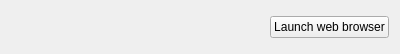
<?xml version="1.0" encoding="UTF-8"?>
<ui version="4.0">
 <class>WebURL</class>
 <widget class="QWidget" name="WebURL">
  <property name="geometry">
   <rect>
    <x>0</x>
    <y>0</y>
    <width>400</width>
    <height>50</height>
   </rect>
  </property>
  <property name="windowTitle">
   <string>Form</string>
  </property>
  <layout class="QHBoxLayout" name="horizontalLayout">
   <item>
    <widget class="QLabel" name="Img">
     <property name="sizePolicy">
      <sizepolicy hsizetype="Fixed" vsizetype="Fixed">
       <horstretch>0</horstretch>
       <verstretch>0</verstretch>
      </sizepolicy>
     </property>
     <property name="minimumSize">
      <size>
       <width>32</width>
       <height>32</height>
      </size>
     </property>
     <property name="maximumSize">
      <size>
       <width>32</width>
       <height>32</height>
      </size>
     </property>
     <property name="text">
      <string/>
     </property>
     <property name="scaledContents">
      <bool>true</bool>
     </property>
    </widget>
   </item>
   <item>
    <widget class="QLabel" name="URLLabel">
     <property name="font">
      <font>
       <underline>true</underline>
      </font>
     </property>
     <property name="text">
      <string/>
     </property>
     <property name="textInteractionFlags">
      <set>Qt::TextBrowserInteraction</set>
     </property>
    </widget>
   </item>
   <item>
    <spacer name="horizontalSpacer">
     <property name="orientation">
      <enum>Qt::Horizontal</enum>
     </property>
     <property name="sizeHint" stdset="0">
      <size>
       <width>221</width>
       <height>20</height>
      </size>
     </property>
    </spacer>
   </item>
   <item>
    <widget class="QPushButton" name="LaunchBrowserButton">
     <property name="text">
      <string>Launch web browser</string>
     </property>
    </widget>
   </item>
  </layout>
 </widget>
 <resources/>
 <connections/>
</ui>
